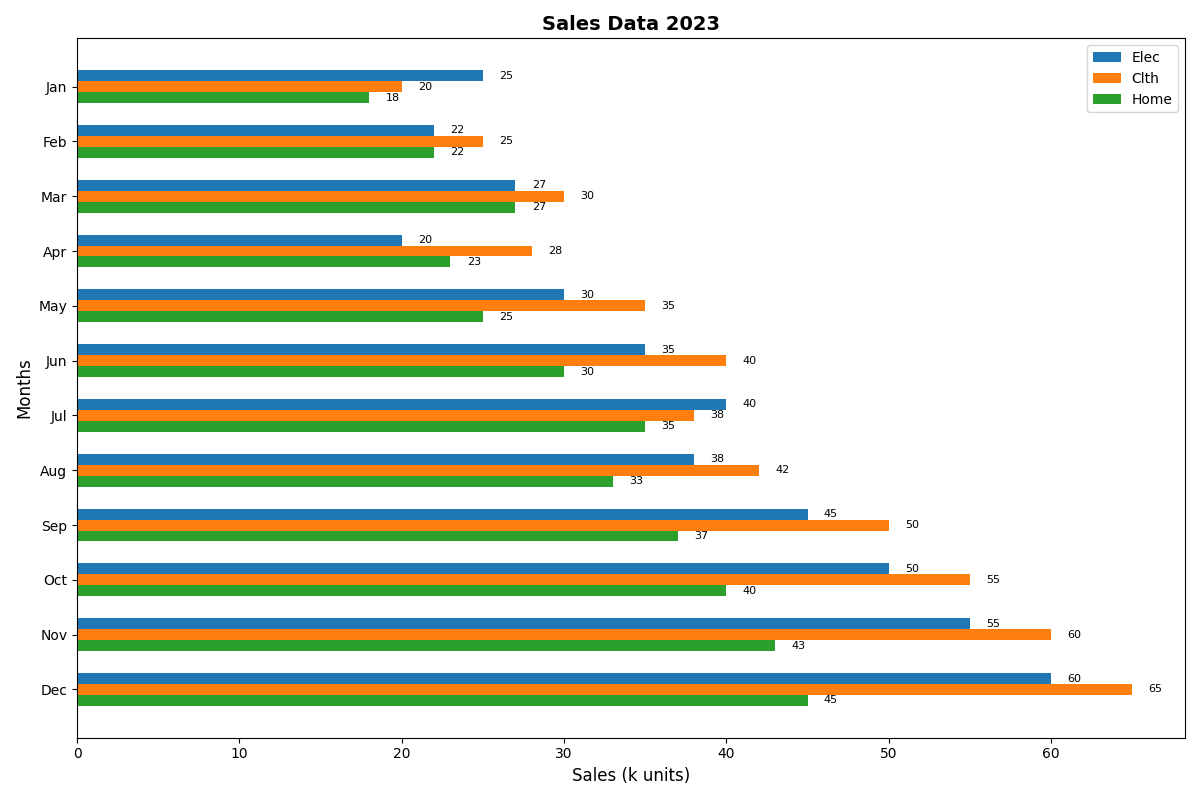

Generate this figure with Python:
import matplotlib.pyplot as plt
import numpy as np

categories = ['Elec', 'Clth', 'Home']
months = ['Jan', 'Feb', 'Mar', 'Apr', 'May', 'Jun', 'Jul', 'Aug', 'Sep', 'Oct', 'Nov', 'Dec']

sales_data = {
    'Elec': [25, 22, 27, 20, 30, 35, 40, 38, 45, 50, 55, 60],
    'Clth': [20, 25, 30, 28, 35, 40, 38, 42, 50, 55, 60, 65],
    'Home': [18, 22, 27, 23, 25, 30, 35, 33, 37, 40, 43, 45]
}

fig, ax = plt.subplots(figsize=(12, 8))
height = 0.2
y = np.arange(len(months))

for i, (category, sales) in enumerate(sales_data.items()):
    ax.barh(y + i * height, sales, height=height, label=category)

ax.set_ylabel('Months', fontsize=12)
ax.set_xlabel('Sales (k units)', fontsize=12)
ax.set_title('Sales Data 2023', fontsize=14, fontweight='bold')
ax.set_yticks(y + (len(categories) - 1) * height / 2)
ax.set_yticklabels(months)
ax.invert_yaxis()
ax.legend()

for i, sales in enumerate(sales_data.values()):
    for j, value in enumerate(sales):
        ax.text(value + 1, j + i * height, f'{value}', ha='left', va='center', fontsize=8, color='black')

plt.tight_layout()
plt.show()
